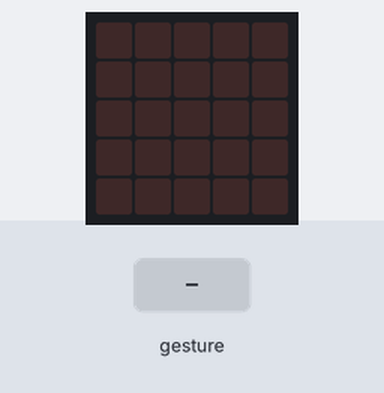
Recording of a program running on a simulated BBC micro:bit (MakeCode). Shown: the board's 5×5 LED display. The test bench sets the inputs (shaded band). Random numbers come from a fixed seed; a tilt is held for 1.5 s and a shake lasts 1 s, then the board lies face up again.

Above: at 1.2 s.
1.3 s: gesture 'shake'
At 2.3 s:
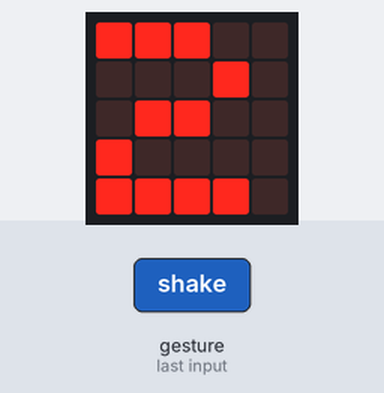
Timing chart, 0 to 4.3 s (numbered marks = the images above; inputs shaded):
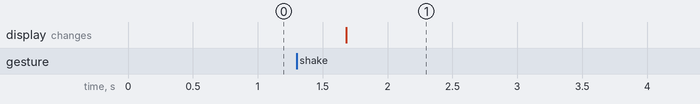

Measured:
- after the input at 1.3 s, the display: changes after 0.38 s (image 1)

The program:

main.ts
```typescript
basic.forever(function () {
    if (input.isGesture(Gesture.Shake)) {
        basic.showNumber(randint(1, 6))
        basic.pause(2000)
        basic.showLeds(`
            . . . . .
            . . . . .
            . . . . .
            . . . . .
            . . . . .
            `)
    } else {
        basic.showLeds(`
            . . . . .
            . . . . .
            . . . . .
            . . . . .
            . . . . .
            `)
    }
})
```

test.ts
```typescript
// tests gaan hier; deze zal niet worden gecompileerd wanneer dit pakket wordt gebruikt als extensie.
```
